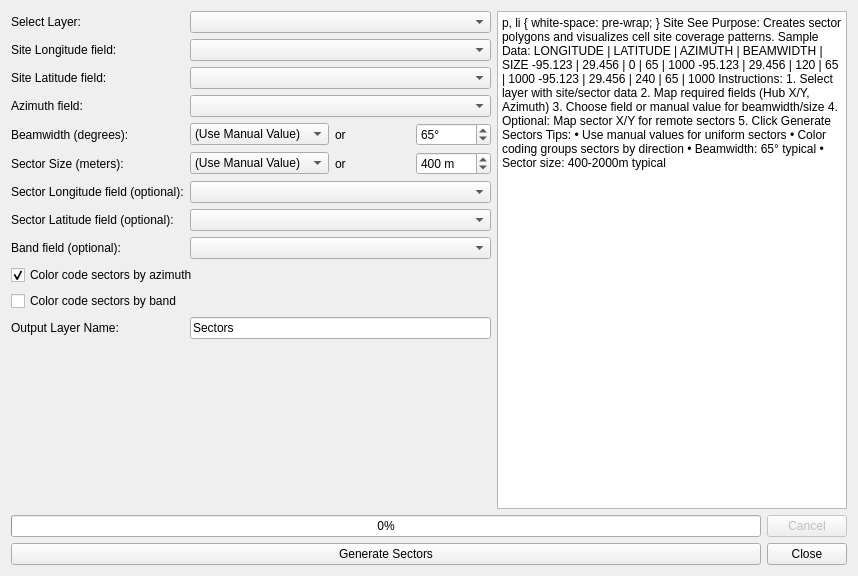
<?xml version="1.0" encoding="UTF-8"?>
<ui version="4.0">
 <class>RFToolsDialogBase</class>
 <widget class="QDialog" name="RFToolsDialogBase">
  <property name="geometry">
   <rect>
    <x>0</x>
    <y>0</y>
    <width>858</width>
    <height>576</height>
   </rect>
  </property>
  <property name="sizePolicy">
   <sizepolicy hsizetype="Preferred" vsizetype="Preferred">
    <horstretch>0</horstretch>
    <verstretch>0</verstretch>
   </sizepolicy>
  </property>
  <property name="minimumSize">
   <size>
    <width>0</width>
    <height>576</height>
   </size>
  </property>
  <property name="windowTitle">
   <string>RF Tools - Site See</string>
  </property>
  <property name="windowIcon">
   <iconset>
    <normaloff>icon_sitesee.svg</normaloff>icon_sitesee.svg</iconset>
  </property>
  <layout class="QVBoxLayout" name="verticalLayout">
   <item>
    <layout class="QHBoxLayout" name="mainLayout">
     <item>
      <layout class="QVBoxLayout" name="leftLayout">
       <item>
        <widget class="QWidget" name="formWidget" native="true">
         <property name="minimumSize">
          <size>
           <width>480</width>
           <height>0</height>
          </size>
         </property>
         <property name="maximumSize">
          <size>
           <width>480</width>
           <height>16777215</height>
          </size>
         </property>
         <layout class="QVBoxLayout" name="formContainerLayout">
          <property name="leftMargin">
           <number>0</number>
          </property>
          <property name="topMargin">
           <number>0</number>
          </property>
          <property name="rightMargin">
           <number>0</number>
          </property>
          <property name="bottomMargin">
           <number>0</number>
          </property>
          <item>
           <layout class="QFormLayout" name="formLayout">
            <property name="fieldGrowthPolicy">
             <enum>QFormLayout::AllNonFixedFieldsGrow</enum>
            </property>
            <item row="0" column="0">
             <widget class="QLabel" name="selectLayer_label">
              <property name="text">
               <string>Select Layer:</string>
              </property>
             </widget>
            </item>
            <item row="0" column="1">
             <widget class="QComboBox" name="selectLayerComboBox">
              <property name="enabled">
               <bool>true</bool>
              </property>
              <property name="minimumSize">
               <size>
                <width>0</width>
                <height>0</height>
               </size>
              </property>
             </widget>
            </item>
            <item row="1" column="0">
             <widget class="QLabel" name="hubXLabel">
              <property name="text">
               <string>Site Longitude field:</string>
              </property>
             </widget>
            </item>
            <item row="1" column="1">
             <widget class="QComboBox" name="hubXComboBox">
              <property name="minimumSize">
               <size>
                <width>0</width>
                <height>0</height>
               </size>
              </property>
             </widget>
            </item>
            <item row="2" column="0">
             <widget class="QLabel" name="hubYLabel">
              <property name="text">
               <string>Site Latitude field:</string>
              </property>
             </widget>
            </item>
            <item row="2" column="1">
             <widget class="QComboBox" name="hubYComboBox">
              <property name="minimumSize">
               <size>
                <width>0</width>
                <height>0</height>
               </size>
              </property>
             </widget>
            </item>
            <item row="3" column="0">
             <widget class="QLabel" name="azimuthLabel">
              <property name="text">
               <string>Azimuth field:</string>
              </property>
             </widget>
            </item>
            <item row="3" column="1">
             <widget class="QComboBox" name="azimuthComboBox">
              <property name="minimumSize">
               <size>
                <width>0</width>
                <height>0</height>
               </size>
              </property>
             </widget>
            </item>
            <item row="4" column="0">
             <widget class="QLabel" name="beamwidthLabel">
              <property name="text">
               <string>Beamwidth (degrees):</string>
              </property>
             </widget>
            </item>
            <item row="4" column="1">
             <layout class="QHBoxLayout" name="beamwidthLayout">
              <item>
               <widget class="QComboBox" name="beamwidthComboBox">
                <property name="minimumSize">
                 <size>
                  <width>0</width>
                  <height>0</height>
                 </size>
                </property>
                <item>
                 <property name="text">
                  <string>(Use Manual Value)</string>
                 </property>
                </item>
               </widget>
              </item>
              <item>
               <widget class="QLabel" name="orLabel2">
                <property name="text">
                 <string>or</string>
                </property>
               </widget>
              </item>
              <item>
               <widget class="QSpinBox" name="beamwidthSpinBox">
                <property name="suffix">
                 <string>°</string>
                </property>
                <property name="minimum">
                 <number>10</number>
                </property>
                <property name="maximum">
                 <number>360</number>
                </property>
                <property name="singleStep">
                 <number>5</number>
                </property>
                <property name="value">
                 <number>65</number>
                </property>
               </widget>
              </item>
             </layout>
            </item>
            <item row="5" column="0">
             <widget class="QLabel" name="sectorSizeLabel">
              <property name="text">
               <string>Sector Size (meters):</string>
              </property>
             </widget>
            </item>
            <item row="5" column="1">
             <layout class="QHBoxLayout" name="sectorSizeLayout">
              <item>
               <widget class="QComboBox" name="sectorSizeComboBox">
                <property name="minimumSize">
                 <size>
                  <width>0</width>
                  <height>0</height>
                 </size>
                </property>
                <item>
                 <property name="text">
                  <string>(Use Manual Value)</string>
                 </property>
                </item>
               </widget>
              </item>
              <item>
               <widget class="QLabel" name="orLabel">
                <property name="text">
                 <string>or</string>
                </property>
               </widget>
              </item>
              <item>
               <widget class="QSpinBox" name="sectorSizeSpinBox">
                <property name="suffix">
                 <string> m</string>
                </property>
                <property name="minimum">
                 <number>100</number>
                </property>
                <property name="maximum">
                 <number>10000</number>
                </property>
                <property name="singleStep">
                 <number>100</number>
                </property>
                <property name="value">
                 <number>400</number>
                </property>
               </widget>
              </item>
             </layout>
            </item>
            <item row="6" column="0">
             <widget class="QLabel" name="sectorXLabel">
              <property name="text">
               <string>Sector Longitude field (optional):</string>
              </property>
             </widget>
            </item>
            <item row="6" column="1">
             <widget class="QComboBox" name="sectorXComboBox">
              <property name="minimumSize">
               <size>
                <width>0</width>
                <height>0</height>
               </size>
              </property>
             </widget>
            </item>
            <item row="7" column="0">
             <widget class="QLabel" name="sectorYLabel">
              <property name="text">
               <string>Sector Latitude field (optional):</string>
              </property>
             </widget>
            </item>
            <item row="7" column="1">
             <widget class="QComboBox" name="sectorYComboBox">
              <property name="minimumSize">
               <size>
                <width>0</width>
                <height>0</height>
               </size>
              </property>
             </widget>
            </item>
            <item row="8" column="0">
             <widget class="QLabel" name="bandLabel">
              <property name="text">
               <string>Band field (optional):</string>
              </property>
             </widget>
            </item>
            <item row="8" column="1">
             <widget class="QComboBox" name="bandComboBox">
              <property name="minimumSize">
               <size>
                <width>0</width>
                <height>0</height>
               </size>
              </property>
             </widget>
            </item>
            <item row="9" column="0" colspan="2">
             <widget class="QCheckBox" name="colorCodeCheckBox">
              <property name="text">
               <string>Color code sectors by azimuth</string>
              </property>
              <property name="checked">
               <bool>true</bool>
              </property>
             </widget>
            </item>
            <item row="10" column="0" colspan="2">
             <widget class="QCheckBox" name="colorCodeByBandCheckBox">
              <property name="text">
               <string>Color code sectors by band</string>
              </property>
              <property name="checked">
               <bool>false</bool>
              </property>
             </widget>
            </item>
            <item row="11" column="0">
             <widget class="QLabel" name="outputLayerLabel">
              <property name="text">
               <string>Output Layer Name:</string>
              </property>
             </widget>
            </item>
            <item row="11" column="1">
             <widget class="QLineEdit" name="outputLayerLineEdit">
              <property name="sizePolicy">
               <sizepolicy hsizetype="Preferred" vsizetype="Fixed">
                <horstretch>0</horstretch>
                <verstretch>0</verstretch>
               </sizepolicy>
              </property>
              <property name="minimumSize">
               <size>
                <width>0</width>
                <height>0</height>
               </size>
              </property>
              <property name="text">
               <string>Sectors</string>
              </property>
             </widget>
            </item>
           </layout>
          </item>
         </layout>
        </widget>
       </item>
      </layout>
     </item>
     <item>
      <widget class="QTextBrowser" name="infoTextBrowser">
       <property name="minimumSize">
        <size>
         <width>310</width>
         <height>0</height>
        </size>
       </property>
       <property name="html">
        <string>&lt;!DOCTYPE HTML PUBLIC &quot;-//W3C//DTD HTML 4.0//EN&quot; &quot;http://www.w3.org/TR/REC-html40/strict.dtd&quot;&gt;
&lt;html&gt;&lt;head&gt;&lt;meta name=&quot;qrichtext&quot; content=&quot;1&quot; /&gt;&lt;style type=&quot;text/css&quot;&gt;
p, li { white-space: pre-wrap; }
&lt;/style&gt;&lt;/head&gt;&lt;body style=&quot; font-family:'MS Shell Dlg 2'; font-size:8.25pt; font-weight:400; font-style:normal;&quot;&gt;
&lt;h3 style=&quot; margin-top:8px; margin-bottom:12px; margin-left:0px; margin-right:0px; -qt-block-indent:0; text-indent:0px;&quot;&gt;&lt;span style=&quot; font-size:9.5pt; font-weight:600; color:#4caf50;&quot;&gt;Site See&lt;/span&gt;&lt;/h3&gt;
&lt;p style=&quot; margin-top:5px; margin-bottom:5px; margin-left:0px; margin-right:0px; -qt-block-indent:0; text-indent:0px;&quot;&gt;&lt;span style=&quot; font-size:8.5pt; font-weight:600;&quot;&gt;Purpose:&lt;/span&gt;&lt;span style=&quot; font-size:8.5pt;&quot;&gt; Creates sector polygons and visualizes cell site coverage patterns.&lt;/span&gt; &lt;/p&gt;
&lt;h3 style=&quot; margin-top:8px; margin-bottom:12px; margin-left:0px; margin-right:0px; -qt-block-indent:0; text-indent:0px;&quot;&gt;&lt;span style=&quot; font-size:9.5pt; font-weight:600; color:#4caf50;&quot;&gt;Sample Data:&lt;/span&gt;&lt;/h3&gt;
&lt;p style=&quot; margin-top:3px; margin-bottom:3px; margin-left:0px; margin-right:0px; -qt-block-indent:0; text-indent:0px;&quot;&gt;&lt;span style=&quot; font-family:'Courier New'; font-size:7.5pt;&quot;&gt;LONGITUDE | LATITUDE | AZIMUTH | BEAMWIDTH | SIZE&lt;/span&gt;&lt;/p&gt;
&lt;p style=&quot; margin-top:3px; margin-bottom:3px; margin-left:0px; margin-right:0px; -qt-block-indent:0; text-indent:0px;&quot;&gt;&lt;span style=&quot; font-family:'Courier New'; font-size:7.5pt;&quot;&gt;-95.123 | 29.456 | 0 | 65 | 1000&lt;/span&gt;&lt;/p&gt;
&lt;p style=&quot; margin-top:3px; margin-bottom:3px; margin-left:0px; margin-right:0px; -qt-block-indent:0; text-indent:0px;&quot;&gt;&lt;span style=&quot; font-family:'Courier New'; font-size:7.5pt;&quot;&gt;-95.123 | 29.456 | 120 | 65 | 1000&lt;/span&gt;&lt;/p&gt;
&lt;p style=&quot; margin-top:3px; margin-bottom:3px; margin-left:0px; margin-right:0px; -qt-block-indent:0; text-indent:0px;&quot;&gt;&lt;span style=&quot; font-family:'Courier New'; font-size:7.5pt;&quot;&gt;-95.123 | 29.456 | 240 | 65 | 1000&lt;/span&gt;&lt;/p&gt;
&lt;h3 style=&quot; margin-top:8px; margin-bottom:12px; margin-left:0px; margin-right:0px; -qt-block-indent:0; text-indent:0px;&quot;&gt;&lt;span style=&quot; font-size:9.5pt; font-weight:600; color:#4caf50;&quot;&gt;Instructions:&lt;/span&gt;&lt;/h3&gt;
&lt;p style=&quot; margin-top:5px; margin-bottom:5px; margin-left:0px; margin-right:0px; -qt-block-indent:0; text-indent:0px;&quot;&gt;&lt;span style=&quot; font-size:8.5pt;&quot;&gt;1. Select layer with site/sector data&lt;/span&gt;&lt;/p&gt;
&lt;p style=&quot; margin-top:5px; margin-bottom:5px; margin-left:0px; margin-right:0px; -qt-block-indent:0; text-indent:0px;&quot;&gt;&lt;span style=&quot; font-size:8.5pt;&quot;&gt;2. Map required fields (Hub X/Y, Azimuth)&lt;/span&gt;&lt;/p&gt;
&lt;p style=&quot; margin-top:5px; margin-bottom:5px; margin-left:0px; margin-right:0px; -qt-block-indent:0; text-indent:0px;&quot;&gt;&lt;span style=&quot; font-size:8.5pt;&quot;&gt;3. Choose field or manual value for beamwidth/size&lt;/span&gt;&lt;/p&gt;
&lt;p style=&quot; margin-top:5px; margin-bottom:5px; margin-left:0px; margin-right:0px; -qt-block-indent:0; text-indent:0px;&quot;&gt;&lt;span style=&quot; font-size:8.5pt;&quot;&gt;4. Optional: Map sector X/Y for remote sectors&lt;/span&gt;&lt;/p&gt;
&lt;p style=&quot; margin-top:5px; margin-bottom:5px; margin-left:0px; margin-right:0px; -qt-block-indent:0; text-indent:0px;&quot;&gt;&lt;span style=&quot; font-size:8.5pt;&quot;&gt;5. Click Generate Sectors&lt;/span&gt; &lt;/p&gt;
&lt;h3 style=&quot; margin-top:8px; margin-bottom:12px; margin-left:0px; margin-right:0px; -qt-block-indent:0; text-indent:0px;&quot;&gt;&lt;span style=&quot; font-size:9.5pt; font-weight:600; color:#4caf50;&quot;&gt;Tips:&lt;/span&gt;&lt;/h3&gt;
&lt;p style=&quot; margin-top:5px; margin-bottom:5px; margin-left:0px; margin-right:0px; -qt-block-indent:0; text-indent:0px;&quot;&gt;&lt;span style=&quot; font-size:8.5pt;&quot;&gt;• Use manual values for uniform sectors&lt;/span&gt;&lt;/p&gt;
&lt;p style=&quot; margin-top:5px; margin-bottom:5px; margin-left:0px; margin-right:0px; -qt-block-indent:0; text-indent:0px;&quot;&gt;&lt;span style=&quot; font-size:8.5pt;&quot;&gt;• Color coding groups sectors by direction&lt;/span&gt;&lt;/p&gt;
&lt;p style=&quot; margin-top:5px; margin-bottom:5px; margin-left:0px; margin-right:0px; -qt-block-indent:0; text-indent:0px;&quot;&gt;&lt;span style=&quot; font-size:8.5pt;&quot;&gt;• Beamwidth: 65° typical&lt;/span&gt;&lt;/p&gt;
&lt;p style=&quot; margin-top:5px; margin-bottom:5px; margin-left:0px; margin-right:0px; -qt-block-indent:0; text-indent:0px;&quot;&gt;&lt;span style=&quot; font-size:8.5pt;&quot;&gt;• Sector size: 400-2000m typical&lt;/span&gt;&lt;/p&gt;&lt;/body&gt;&lt;/html&gt;</string>
       </property>
      </widget>
     </item>
    </layout>
   </item>
   <item>
    <layout class="QHBoxLayout" name="progressLayout">
     <item>
      <widget class="QProgressBar" name="progressBar">
       <property name="visible">
        <bool>true</bool>
       </property>
       <property name="value">
        <number>0</number>
       </property>
       <property name="textVisible">
        <bool>true</bool>
       </property>
      </widget>
     </item>
     <item>
      <widget class="QPushButton" name="cancelButton">
       <property name="enabled">
        <bool>false</bool>
       </property>
       <property name="text">
        <string>Cancel</string>
       </property>
      </widget>
     </item>
    </layout>
   </item>
   <item>
    <layout class="QHBoxLayout" name="bottomLayout">
     <property name="spacing">
      <number>6</number>
     </property>
     <item>
      <widget class="QPushButton" name="runButton">
       <property name="text">
        <string>Generate Sectors</string>
       </property>
      </widget>
     </item>
     <item>
      <widget class="QDialogButtonBox" name="buttonBox">
       <property name="sizePolicy">
        <sizepolicy hsizetype="Fixed" vsizetype="Fixed">
         <horstretch>0</horstretch>
         <verstretch>0</verstretch>
        </sizepolicy>
       </property>
       <property name="standardButtons">
        <set>QDialogButtonBox::Close</set>
       </property>
      </widget>
     </item>
    </layout>
   </item>
  </layout>
 </widget>
 <resources/>
 <connections>
  <connection>
   <sender>buttonBox</sender>
   <signal>rejected()</signal>
   <receiver>RFToolsDialogBase</receiver>
   <slot>reject()</slot>
   <hints>
    <hint type="sourcelabel">
     <x>20</x>
     <y>20</y>
    </hint>
    <hint type="destinationlabel">
     <x>20</x>
     <y>20</y>
    </hint>
   </hints>
  </connection>
 </connections>
</ui>
